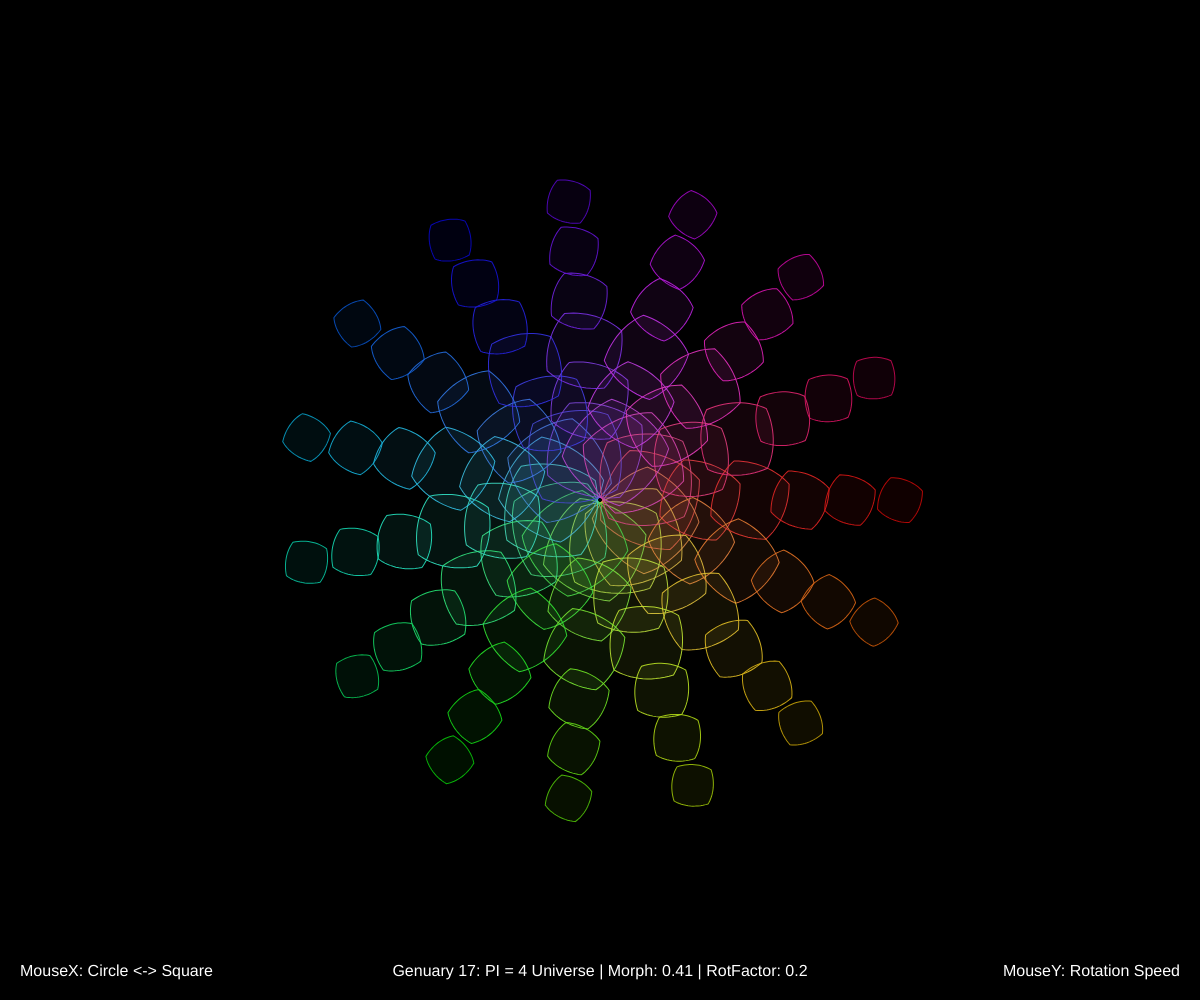
Frame 1 (no input)
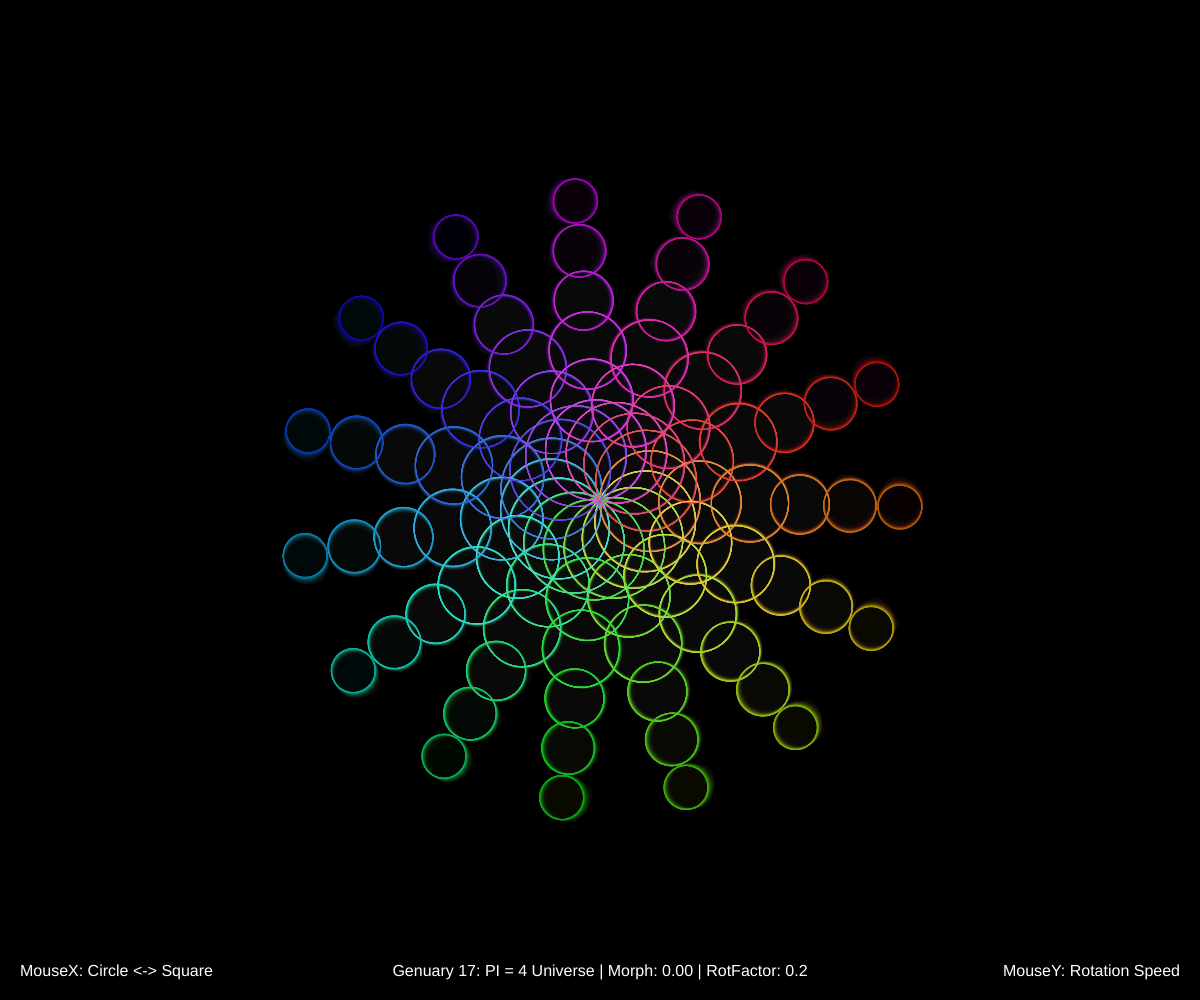
Frame 60 (no input)
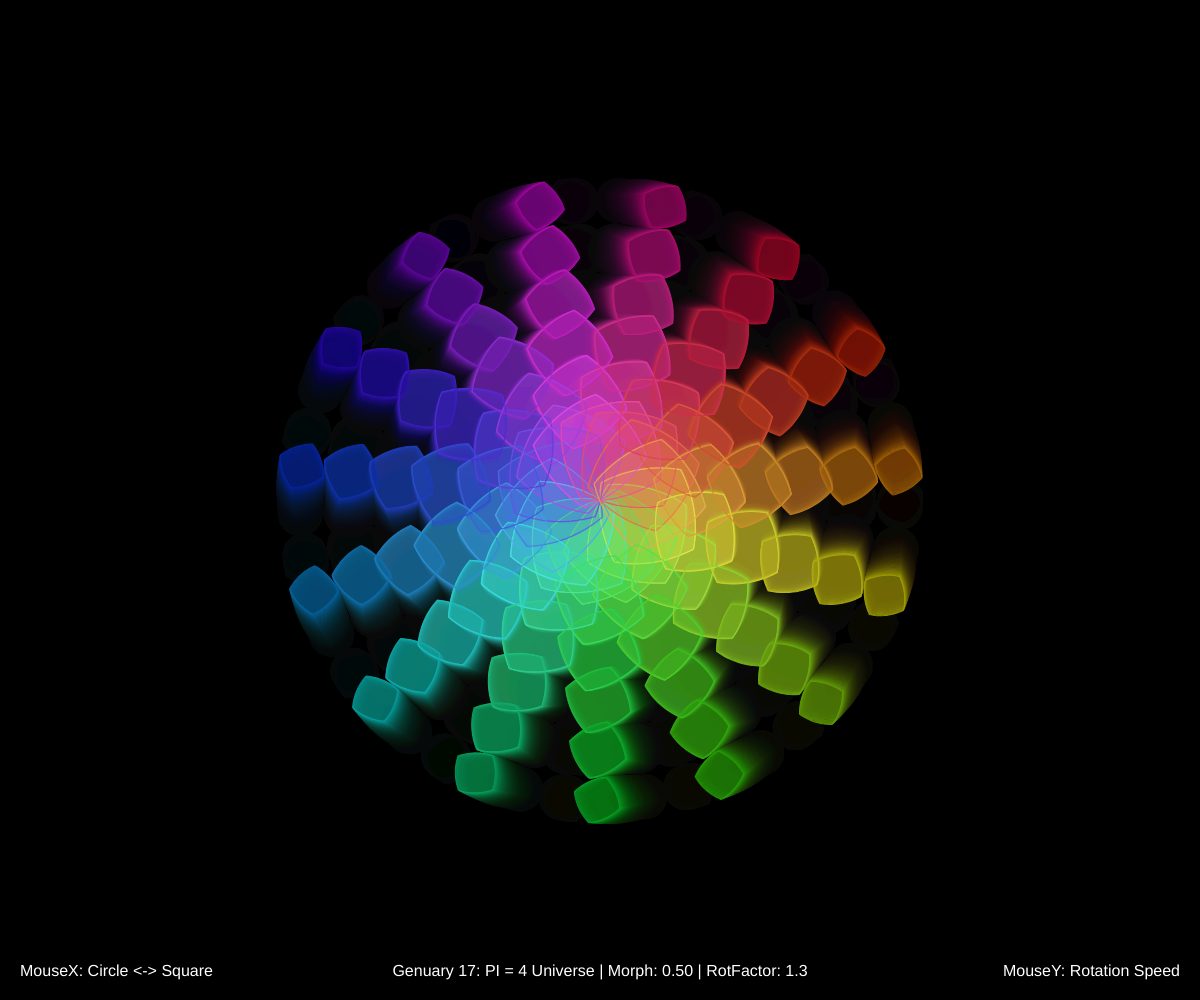
Frame 120 (the mouse pressed at the canvas centre since frame 60)

The p5.js sketch that drew these frames (run headless with seeded random() and noise() and a simulated clock; from frame 60 on, the mouse is pressed at the canvas centre):

// p5.js sketch
// ── sketch.js
// Genuary Day 17: What happens if pi = 4? - Enhanced Version
// Interactive Morphing: Circles <-> Squares
// - Easing function for smoother morphing.
// - MouseX controls morphing (Circle <-> Square).
// - MouseY controls rotation speed factor.
// - Dynamic Perlin noise background.
// - Variable fill based on morph state.
// - Smoother trails using createGraphics buffer.

let lerpAmount = 0.5; // 0 = Circle, 1 = Square
let rotationFactor = 1.0; // Controlled by mouseY

const numRings = 6;
const shapesPerRing = 15;
const maxRadius = 300; // Increased max radius
const shapeDetail = 60;
const baseShapeRadius = 35;

// Noise parameters for background
let noiseScale = 0.005;
let noiseTime = 0;

// Graphics buffer for trails
let trailsBuffer;

// --- Easing Function (Quadratic In/Out) ---
function easeInOutQuad(t) {
  return t < 0.5 ? 2 * t * t : 1 - pow(-2 * t + 2, 2) / 2;
}
// ---------------------------------------

// --- "Pi=4" Trigonometry (Same as before) ---
function getPi4Coords(pseudoAngle, radius) {
    pseudoAngle = pseudoAngle % 8;
    let x, y;
    let r = radius; // Use alias for clarity

    // Map angle to perimeter distance (0 to 8*r)
    let perimeterPos = pseudoAngle * r;

    if (pseudoAngle >= 0 && pseudoAngle < 2) { // Right side: starts at (r, -r), moves to (r, r)
        x = r;
        y = map(pseudoAngle, 0, 2, -r, r);
    } else if (pseudoAngle >= 2 && pseudoAngle < 4) { // Top side: starts at (r, r), moves to (-r, r)
        y = r;
        x = map(pseudoAngle, 2, 4, r, -r);
    } else if (pseudoAngle >= 4 && pseudoAngle < 6) { // Left side: starts at (-r, r), moves to (-r, -r)
        x = -r;
        y = map(pseudoAngle, 4, 6, r, -r);
    } else { // Bottom side: starts at (-r, -r), moves to (r, -r)
        y = -r;
        x = map(pseudoAngle, 6, 8, -r, r);
    }
    return createVector(x, y);
}
// ------------------------------------------

function setup() {
  createCanvas(windowWidth, windowHeight);
  colorMode(HSB, 360, 100, 100, 100);
  angleMode(RADIANS);
  strokeWeight(1.5);
  // Create the buffer for trails
  trailsBuffer = createGraphics(windowWidth, windowHeight);
  trailsBuffer.colorMode(HSB, 360, 100, 100, 100);
  trailsBuffer.background(0); // Initial black background for buffer
}

function draw() {
  // --- Update Parameters ---
  let targetLerpAmount = constrain(map(mouseX, 0, width, 0, 1), 0, 1);
  // Smoothly approach the target lerp amount (optional, adds slight delay)
  lerpAmount = lerp(lerpAmount, targetLerpAmount, 0.1);

  // Use the easing function on the lerpAmount for interpolation
  let easedLerp = easeInOutQuad(lerpAmount);

  // Control rotation speed factor with mouseY (more speed towards the bottom)
  rotationFactor = map(mouseY, 0, height, 0.2, 2.5);

  // --- Draw Dynamic Background (on main canvas) ---
  background(0); // Clear main canvas
  drawNoiseBackground();

  // --- Update and Draw Trails Buffer ---
  // Draw a semi-transparent overlay on the buffer to fade previous frames
  trailsBuffer.background(0, 0, 0, 5); // Black with low alpha

  // --- Draw the morphing shapes (onto the buffer) ---
  trailsBuffer.push(); // Use buffer's coordinate system
  trailsBuffer.translate(width / 2, height / 2);
  trailsBuffer.rotate(frameCount * 0.002 * rotationFactor); // Use rotationFactor

  for (let r = 1; r <= numRings; r++) {
    let ringRadius = map(r, 1, numRings, maxRadius / numRings, maxRadius);
    // Slightly vary shape size with noise for more organic look
    let noiseSizeFactor = map(noise(r * 10, noiseTime * 0.5), 0, 1, 0.8, 1.2);
    let currentShapeRadius = baseShapeRadius * (1.6 - r / numRings) * noiseSizeFactor;

    for (let i = 0; i < shapesPerRing; i++) {
      let angle = map(i, 0, shapesPerRing, 0, TWO_PI);

      let centerX = ringRadius * cos(angle);
      let centerY = ringRadius * sin(angle);

      trailsBuffer.push(); // Isolate transformations for each shape
      trailsBuffer.translate(centerX, centerY);
      // Use rotationFactor for individual shape rotation too
      trailsBuffer.rotate(angle + frameCount * 0.005 * (r % 2 === 0 ? 1 : -1) * rotationFactor);

      // Color and Fill
      let hue = (map(angle, 0, TWO_PI, 0, 360) + frameCount * 0.5) % 360;
      let saturation = 60 + r * 6;
      let brightness = 75 + sin(frameCount * 0.01 + r * 0.5) * 15;
      let strokeAlpha = 90;
      // Fill alpha increases as it becomes more square (easedLerp -> 1)
      let fillAlpha = map(easedLerp, 0, 1, 0, 20);

      trailsBuffer.stroke(hue, saturation, brightness, strokeAlpha);
      trailsBuffer.fill(hue, saturation, brightness, fillAlpha);

      trailsBuffer.beginShape();
      for (let v = 0; v < shapeDetail; v++) {
        let vertexAngle = map(v, 0, shapeDetail, 0, TWO_PI);

        let circleX = currentShapeRadius * cos(vertexAngle);
        let circleY = currentShapeRadius * sin(vertexAngle);

        let pseudoAngle = map(vertexAngle, 0, TWO_PI, 0, 8);
        let pi4Coords = getPi4Coords(pseudoAngle, currentShapeRadius);
        let squareX = pi4Coords.x;
        let squareY = pi4Coords.y;

        // Interpolate using the EASED lerp amount
        let finalX = lerp(circleX, squareX, easedLerp);
        let finalY = lerp(circleY, squareY, easedLerp);

        trailsBuffer.vertex(finalX, finalY);
      }
      trailsBuffer.endShape(CLOSE);

      trailsBuffer.pop(); // Restore previous transformation state
    }
  }
  trailsBuffer.pop(); // Restore buffer's global transformations

  // --- Draw the trails buffer onto the main canvas ---
  image(trailsBuffer, 0, 0);

  // --- Display Info (on main canvas) ---
  fill(255);
  noStroke();
  textSize(16);
  textAlign(CENTER, BOTTOM);
  text(`Genuary 17: PI = 4 Universe | Morph: ${nf(easedLerp, 1, 2)} | RotFactor: ${nf(rotationFactor, 1, 1)}`, width / 2, height - 20);
  textAlign(LEFT, BOTTOM);
  text("MouseX: Circle <-> Square", 20, height - 20);
  textAlign(RIGHT, BOTTOM);
  text("MouseY: Rotation Speed", width - 20, height - 20);

  // Increment noise time for background animation
  noiseTime += 0.005;
}

// --- Helper function for dynamic background ---
function drawNoiseBackground() {
  push();
  noStroke();
  // Draw a grid of rectangles with brightness based on noise
  let step = 20;
  for (let x = 0; x < width; x += step) {
    for (let y = 0; y < height; y += step) {
      let noiseVal = noise(x * noiseScale, y * noiseScale, noiseTime);
      // Map noise to a subtle brightness range (e.g., dark grays)
      let brightness = map(noiseVal, 0, 1, 0, 15);
      // Maybe add a slight hue shift based on noise too
      let hue = map(noiseVal, 0, 1, 200, 260); // Blues/Purples
      fill(hue, 50, brightness, 100); // HSB mode
      rect(x, y, step, step);
    }
  }
  pop();
}

function windowResized() {
  resizeCanvas(windowWidth, windowHeight);
  // Resize the graphics buffer as well
  trailsBuffer = createGraphics(windowWidth, windowHeight);
  trailsBuffer.colorMode(HSB, 360, 100, 100, 100);
  trailsBuffer.background(0); // Reset buffer background
}
